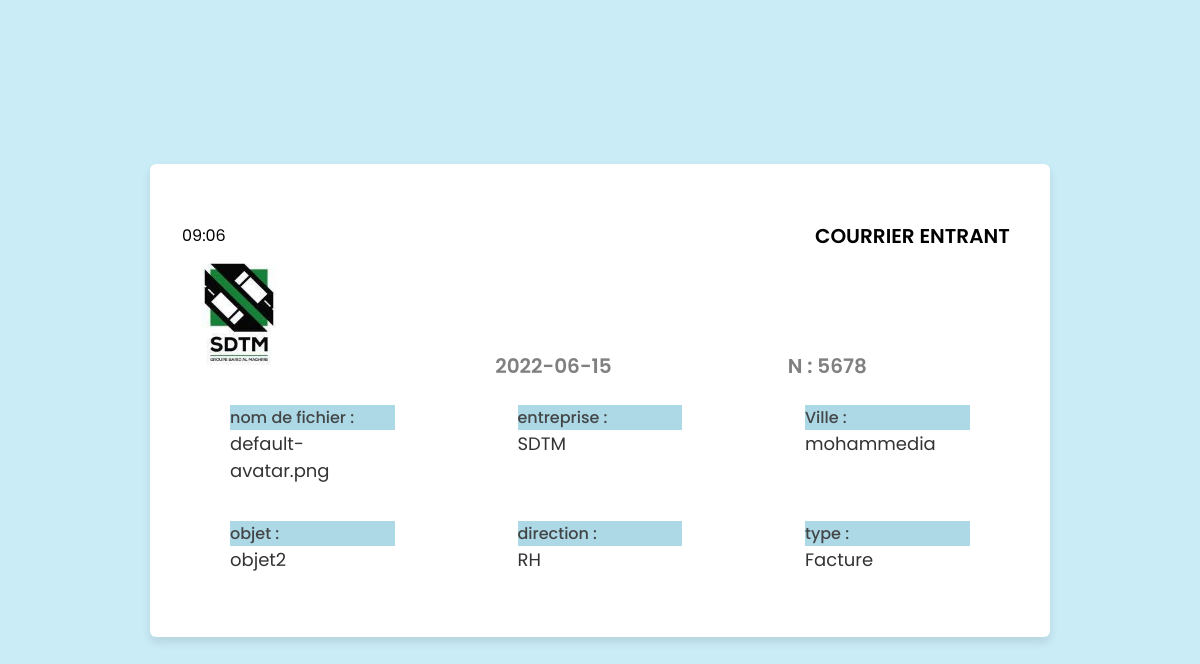
The app's page /app_web_final/voir.php?fileid=102 with its own data.
### tables this page shows
CREATE TABLE `cr_entrant` (
  `id` int(11) NOT NULL,
  `name` varchar(300) NOT NULL,
  `entreprise` varchar(100) NOT NULL,
  `date` datetime NOT NULL,
  `ville_ent` varchar(255) NOT NULL,
  `nbr_cour` int(20) NOT NULL,
  `numero` int(30) NOT NULL,
  `objet_ent` varchar(300) NOT NULL,
  `dest_direc` varchar(255) NOT NULL,
  `comment` text NOT NULL,
  `type_ent` varchar(255) NOT NULL
);

CREATE TABLE `entreprise` (
  `ent_id` int(11) NOT NULL,
  `ent_name` varchar(255) NOT NULL,
  `ent_detail` text NOT NULL,
  `image` varchar(255) NOT NULL
);

### app_web_final/voir.php (the view, shortened to what this page needs)
<?php
include "config.php";
$id=$_GET['fileid'];
$query=mysqli_query($conn,"select * from  cr_entrant where id =$id")or die(mysqli_error($conn));
						$row=mysqli_fetch_assoc($query);
							$name=$row['name'];
							$entreprise=$row['entreprise'];
							$date=$row['date'];
                            $ville_ent=$row['ville_ent'];
                            $numero=$row['numero'];
                            $objet_ent=$row['objet_ent'];
                            $dest_direc=$row['dest_direc'];
                            $type_ent=$row['type_ent'];
                            $date1 = new DateTime($date);
                            $result1 = $date1->format('Y-m-d');
                            $result2 = $date1->format('H:m');
?>
<!DOCTYPE html>
<html lang="en">
<head>
    <link rel="stylesheet" href="style.css">
    <link rel="stylesheet" href="https://unicons.iconscout.com/release/v4.0.0/css/line.css">
</head>
<body>
    <div class="container">
<table>
    <td><?php
    echo $result2;  ?></td>
    <td>    </td>
    <td class="mm">COURRIER ENTRANT</td>
</table>
        <header><?php
         $select = mysqli_query($conn, "SELECT * FROM `entreprise` WHERE ent_name = '$entreprise'") or die('query failed');
      if(mysqli_num_rows($select) > 0){
         $fetch = mysqli_fetch_assoc($select);
      }
      if($fetch['image'] == ''){
        echo '<img width="120px" src="images/logo.png">';
      }else{
         echo '<img width="120px" src="uploaded_img/'.$fetch['image'].'">';
      }
        ?>  &nbsp &nbsp &nbsp &nbsp  &nbsp &nbsp &nbsp &nbsp &nbsp  &nbsp  &nbsp &nbsp &nbsp &nbsp  &nbsp &nbsp  &nbsp &nbsp &nbsp &nbsp
        <?php
        echo   '<span style="color:gray">'."". $result1.'</span>';
        ?>  &nbsp &nbsp  &nbsp &nbsp  &nbsp &nbsp &nbsp &nbsp &nbsp &nbsp  &nbsp &nbsp &nbsp &nbsp   &nbsp &nbsp &nbsp   &nbsp  <?php echo '<span style="color:gray">'.'N : '. $numero.'</span>'; ?></header>
        <form action="#">
            <div class="form first">
                <div class="details personal">
                    <div class="fields">
                        <div class="input-field">
                            <label>nom de fichier :</label>
                            <?php  echo '<span class="st">'. $name.'</span>'; ?>
                        </div>
                        <div class="input-field">
                            <label>entreprise :</label>
                            <?php echo '<span class="st">'. $entreprise .'</span>'; ?>
                        </div>
                        <div class="input-field">
                            <label> Ville :</label>
                            <?php echo '<span class="st">'. $ville_ent .'</span>'; ?>
                        </div>
                        <div class="input-field">
                            <label> objet :</label>
                            <?php echo '<span class="st">'. $objet_ent .'</span>'; ?>
                        </div>
                        <div class="input-field">
                            <label> direction :</label>
                            <?php echo '<span class="st">'.  $dest_direc .'</span>'; ?>
                        </div>
                        <div class="input-field">
                            <label>type :</label>
                             <?php echo '<span class="st">'.   $type_ent .'</span>'; ?>
                        </div>
                    </div>
                </div>
                <br><br><br>
            </div>
              </form>
    </div>
</body>
</html>

### app_web_final/css/style.css (style rules this page uses)
* { margin: 0; padding: 0; box-sizing: border-box; font-family: "Poppins" , sans-serif; }
body { min-height: 100vh; display: flex; align-items: center; justify-content: center; background: #89cffe; padding: 30px; }
.container { position: relative; max-width: 850px; width: 100%; background: #fff; padding: 40px 30px; box-shadow: 0 5px 10px rgba(0,0,0,0.2); perspective: 2700px; }

### app_web_final/voir.php (style rules this page uses)
* { margin: 0; padding: 0; box-sizing: border-box; font-family: 'Poppins', sans-serif; }
body { min-height: 100vh; display: flex; align-items: center; justify-content: center; background: #C9ECF7; }
.container { position: relative; max-width: 900px; width: 100%; border-radius: 6px; padding: 30px; margin: 0 15px; background-color: #fff; box-shadow: 0 5px 10px rgba(0,0,0,0.1); }
.container header { position: relative; font-size: 20px; font-weight: 600; color: #333; }
.st { position: relative; font-size: 18px; }
.mm { position: relative; font-size: 20px; font-weight: 600; }
.container header::before { content: ""; position: absolute; left: 0; height: 3px; width: 27px; }
.container form { position: relative; margin-top: 16px; min-height: 210px; background-color: #fff; overflow: hidden; }
.container form .form { position: absolute; background-color: #fff; transition: 0.3s ease; }
.container form .fields { display: flex; align-items: center; justify-content: space-between; flex-wrap: wrap; }
.input-field { display: flex; width: calc(100% / 3 - 15px); flex-direction: column; margin: 4px 0; }
.input-field label { font-size: 16px; font-weight: 500; color: #434647; background-color: lightblue; }
.input-field { outline: none; font-size: 14px; font-weight: 400; color: #333; border-radius: 5px; padding: 0 50px; height: 100px; margin: 8px 0; }

### records on screen
cr_entrant: date "09:06", date "2022-06-15", numero "5678", name "default-avatar.png", entreprise "SDTM", ville_ent "mohammedia", objet_ent "objet2", dest_direc "RH", type_ent "Facture"
entreprise: image (picture)
